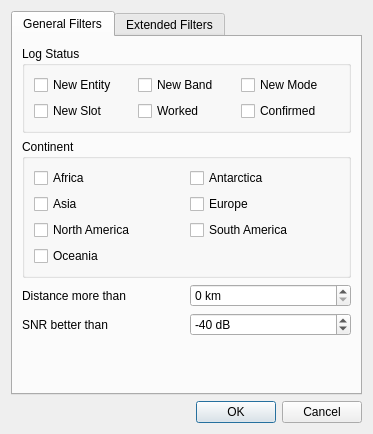
<?xml version="1.0" encoding="UTF-8"?>
<ui version="4.0">
 <class>WsjtxFilterDialog</class>
 <widget class="QDialog" name="WsjtxFilterDialog">
  <property name="geometry">
   <rect>
    <x>0</x>
    <y>0</y>
    <width>373</width>
    <height>434</height>
   </rect>
  </property>
  <property name="windowTitle">
   <string>WSJTX Filters</string>
  </property>
  <layout class="QVBoxLayout" name="verticalLayout">
   <item>
    <widget class="QTabWidget" name="tabWidget">
     <property name="currentIndex">
      <number>0</number>
     </property>
     <widget class="QWidget" name="general">
      <attribute name="title">
       <string>General Filters</string>
      </attribute>
      <layout class="QVBoxLayout" name="verticalLayout_2">
       <item>
        <widget class="QGroupBox" name="statusGroupBox">
         <property name="title">
          <string>Log Status</string>
         </property>
         <layout class="QVBoxLayout" name="verticalLayout_3">
          <item>
           <layout class="QGridLayout" name="gridLayout">
            <item row="0" column="1">
             <widget class="QCheckBox" name="newBandCheckBox">
              <property name="text">
               <string>New Band</string>
              </property>
             </widget>
            </item>
            <item row="0" column="2">
             <widget class="QCheckBox" name="newModeCheckBox">
              <property name="text">
               <string>New Mode</string>
              </property>
             </widget>
            </item>
            <item row="0" column="0">
             <widget class="QCheckBox" name="newEntityCheckBox">
              <property name="text">
               <string>New Entity</string>
              </property>
             </widget>
            </item>
            <item row="1" column="0">
             <widget class="QCheckBox" name="newSlotCheckBox">
              <property name="text">
               <string>New Slot</string>
              </property>
             </widget>
            </item>
            <item row="1" column="1">
             <widget class="QCheckBox" name="workedCheckBox">
              <property name="text">
               <string>Worked</string>
              </property>
             </widget>
            </item>
            <item row="1" column="2">
             <widget class="QCheckBox" name="confirmedCheckBox">
              <property name="text">
               <string>Confirmed</string>
              </property>
             </widget>
            </item>
           </layout>
          </item>
         </layout>
        </widget>
       </item>
       <item>
        <widget class="QGroupBox" name="continentGroupBox">
         <property name="title">
          <string>Continent</string>
         </property>
         <layout class="QVBoxLayout" name="verticalLayout_4">
          <item>
           <layout class="QGridLayout" name="gridLayout_2">
            <item row="2" column="0">
             <widget class="QCheckBox" name="naCheckBox">
              <property name="text">
               <string>North America</string>
              </property>
             </widget>
            </item>
            <item row="1" column="1">
             <widget class="QCheckBox" name="euCheckBox">
              <property name="text">
               <string>Europe</string>
              </property>
             </widget>
            </item>
            <item row="2" column="1">
             <widget class="QCheckBox" name="saCheckBox">
              <property name="text">
               <string>South America</string>
              </property>
             </widget>
            </item>
            <item row="0" column="0">
             <widget class="QCheckBox" name="afCheckBox">
              <property name="text">
               <string>Africa</string>
              </property>
             </widget>
            </item>
            <item row="0" column="1">
             <widget class="QCheckBox" name="anCheckBox">
              <property name="text">
               <string>Antarctica</string>
              </property>
             </widget>
            </item>
            <item row="1" column="0">
             <widget class="QCheckBox" name="asCheckBox">
              <property name="text">
               <string>Asia</string>
              </property>
             </widget>
            </item>
            <item row="3" column="0">
             <widget class="QCheckBox" name="ocCheckBox">
              <property name="text">
               <string>Oceania</string>
              </property>
             </widget>
            </item>
           </layout>
          </item>
         </layout>
        </widget>
       </item>
       <item>
        <layout class="QHBoxLayout" name="horizontalLayout">
         <item>
          <widget class="QLabel" name="distanceLabel">
           <property name="text">
            <string>Distance more than</string>
           </property>
          </widget>
         </item>
         <item>
          <widget class="QSpinBox" name="distanceSpinBox">
           <property name="suffix">
            <string> km</string>
           </property>
           <property name="maximum">
            <number>40075</number>
           </property>
           <property name="value">
            <number>0</number>
           </property>
          </widget>
         </item>
        </layout>
       </item>
       <item>
        <layout class="QHBoxLayout" name="horizontalLayout_2">
         <item>
          <widget class="QLabel" name="snrLabel">
           <property name="text">
            <string>SNR better than</string>
           </property>
          </widget>
         </item>
         <item>
          <widget class="QSpinBox" name="snrSpinBox">
           <property name="suffix">
            <string> dB</string>
           </property>
           <property name="minimum">
            <number>-41</number>
           </property>
           <property name="value">
            <number>-40</number>
           </property>
          </widget>
         </item>
        </layout>
       </item>
       <item>
        <spacer name="verticalSpacer">
         <property name="orientation">
          <enum>Qt::Vertical</enum>
         </property>
         <property name="sizeHint" stdset="0">
          <size>
           <width>20</width>
           <height>40</height>
          </size>
         </property>
        </spacer>
       </item>
      </layout>
     </widget>
     <widget class="QWidget" name="tab">
      <attribute name="title">
       <string>Extended Filters</string>
      </attribute>
      <layout class="QVBoxLayout" name="verticalLayout_5">
       <item>
        <widget class="QGroupBox" name="memberGroupBox">
         <property name="title">
          <string>Member</string>
         </property>
         <property name="checkable">
          <bool>true</bool>
         </property>
         <property name="checked">
          <bool>true</bool>
         </property>
         <layout class="QVBoxLayout" name="verticalLayout_6">
          <item>
           <layout class="QGridLayout" name="dxMemberGrid"/>
          </item>
         </layout>
        </widget>
       </item>
       <item>
        <spacer name="verticalSpacer_2">
         <property name="orientation">
          <enum>Qt::Vertical</enum>
         </property>
         <property name="sizeHint" stdset="0">
          <size>
           <width>20</width>
           <height>40</height>
          </size>
         </property>
        </spacer>
       </item>
      </layout>
     </widget>
    </widget>
   </item>
   <item>
    <widget class="QDialogButtonBox" name="buttonBox">
     <property name="orientation">
      <enum>Qt::Horizontal</enum>
     </property>
     <property name="standardButtons">
      <set>QDialogButtonBox::Cancel|QDialogButtonBox::Ok</set>
     </property>
    </widget>
   </item>
  </layout>
 </widget>
 <resources/>
 <connections>
  <connection>
   <sender>buttonBox</sender>
   <signal>accepted()</signal>
   <receiver>WsjtxFilterDialog</receiver>
   <slot>accept()</slot>
   <hints>
    <hint type="sourcelabel">
     <x>248</x>
     <y>254</y>
    </hint>
    <hint type="destinationlabel">
     <x>157</x>
     <y>274</y>
    </hint>
   </hints>
  </connection>
  <connection>
   <sender>buttonBox</sender>
   <signal>rejected()</signal>
   <receiver>WsjtxFilterDialog</receiver>
   <slot>reject()</slot>
   <hints>
    <hint type="sourcelabel">
     <x>316</x>
     <y>260</y>
    </hint>
    <hint type="destinationlabel">
     <x>286</x>
     <y>274</y>
    </hint>
   </hints>
  </connection>
 </connections>
</ui>
